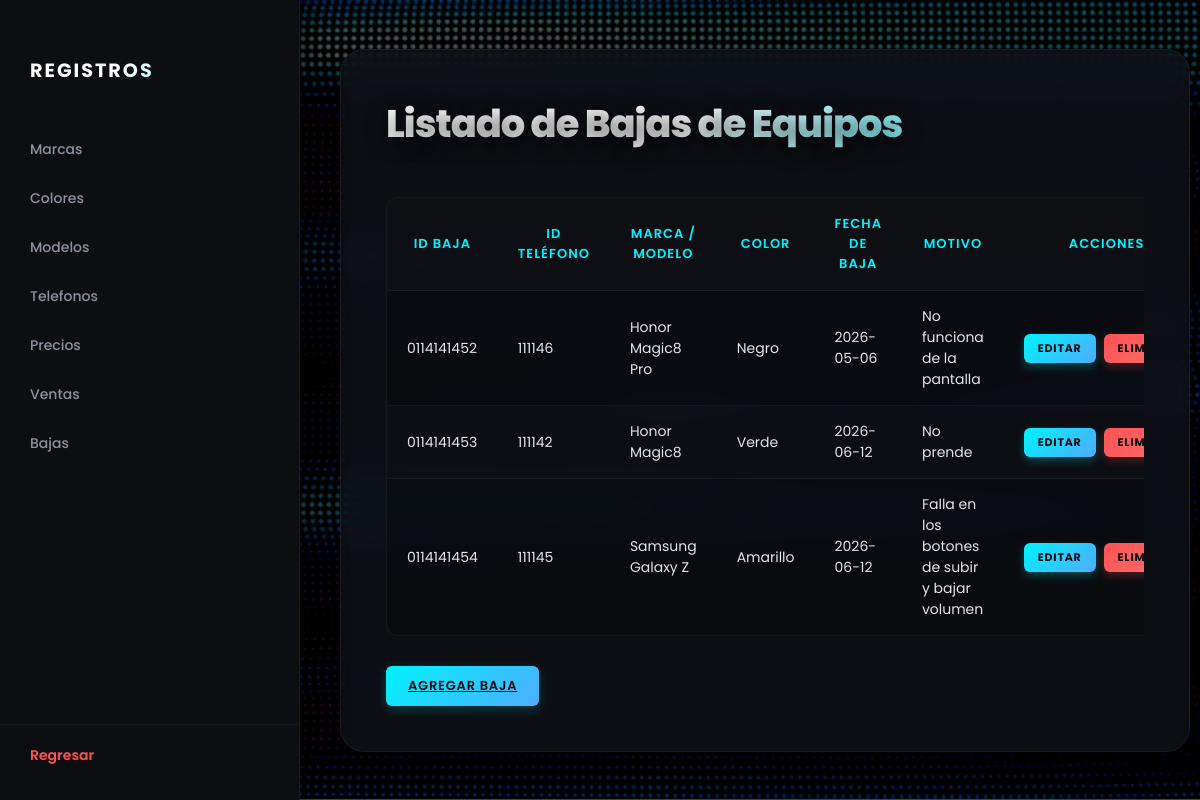
The page /tienda_telefonos/menu_mostrar.php?p=baja on the database its author committed.
### tables this page shows
CREATE TABLE IF NOT EXISTS `baja` (
  `id_baja` int(10) unsigned zerofill NOT NULL AUTO_INCREMENT,
  `id_telefono` int DEFAULT NULL,
  `fecha_baja` date DEFAULT NULL,
  `motivo` varchar(50) DEFAULT NULL,
  `id_color` int unsigned DEFAULT NULL,
  `activo` int DEFAULT '1',
  PRIMARY KEY (`id_baja`),
  KEY `FK_baja_telefono` (`id_telefono`),
  KEY `FK_baja_color` (`id_color`),
  CONSTRAINT `FK_baja_color` FOREIGN KEY (`id_color`) REFERENCES `color` (`id_color`) ON DELETE CASCADE ON UPDATE CASCADE,
  CONSTRAINT `FK_baja_telefono` FOREIGN KEY (`id_telefono`) REFERENCES `telefono` (`id_telefono`) ON DELETE CASCADE ON UPDATE CASCADE
);

CREATE TABLE IF NOT EXISTS `marca` (
  `id_marca` int(10) unsigned zerofill NOT NULL AUTO_INCREMENT,
  `nombre` varchar(50) DEFAULT NULL,
  `activo` int DEFAULT '1',
  PRIMARY KEY (`id_marca`)
);

CREATE TABLE IF NOT EXISTS `modelo` (
  `id_modelo` int NOT NULL AUTO_INCREMENT,
  `nombre` varchar(50) DEFAULT NULL,
  `id_marca` int(10) unsigned zerofill NOT NULL,
  `activo` int DEFAULT '1',
  PRIMARY KEY (`id_modelo`) USING BTREE,
  KEY `id_marca` (`id_marca`),
  CONSTRAINT `FK_modelo_marca` FOREIGN KEY (`id_marca`) REFERENCES `marca` (`id_marca`)
);

CREATE TABLE IF NOT EXISTS `color` (
  `id_color` int unsigned NOT NULL AUTO_INCREMENT,
  `nombre_color` varchar(50) DEFAULT NULL,
  `activo` int DEFAULT '1',
  PRIMARY KEY (`id_color`)
);

### tienda_telefonos/mostrar/mostrar_baja.php (the view, shortened to what this page needs)
<?php
$sql = "SELECT b.id_baja, b.id_telefono, m.nombre AS modelo, ma.nombre AS marca, c.nombre_color, b.fecha_baja, b.motivo
        FROM baja b
        INNER JOIN telefono t ON b.id_telefono = t.id_telefono
        INNER JOIN modelo m ON t.id_modelo = m.id_modelo
        INNER JOIN marca ma ON m.id_marca = ma.id_marca
        INNER JOIN color c ON t.id_color = c.id_color
        WHERE b.activo = 1";
$resultado = $conexion->query($sql);
?>
<div class="main-card-panel">
    <h1 class="titulo-seccion">Listado de Bajas de Equipos</h1>
    <div class="contenedor-tabla">
        <table class="tabla-estilizada">
            <thead>
                <tr>
                    <th>ID Baja</th>
                    <th>ID Teléfono</th>
                    <th>Marca / Modelo</th>
                    <th>Color</th>
                    <th>Fecha de Baja</th>
                    <th>Motivo</th>
                    <th>Acciones</th>
                </tr>
            </thead>
            <tbody>
                <?php if ($resultado && $resultado->num_rows > 0): ?>
                    <?php while($fila = $resultado->fetch_assoc()): ?>
                        <tr>
                            <td><?php echo $fila["id_baja"]; ?></td>
                            <td><?php echo $fila["id_telefono"]; ?></td>
                            <td><?php echo $fila["marca"] . " " . $fila["modelo"]; ?></td>
                            <td><?php echo $fila["nombre_color"]; ?></td>
                            <td><?php echo $fila["fecha_baja"]; ?></td>
                            <td><?php echo $fila["motivo"]; ?></td>
                            <td>
                                <div class="bloque-acciones-lista">
                                    <a href="editar/editar_baja.php?id=<?php echo $fila['id_baja']; ?>" class="btn-lista-premium btn-editar-neo">Editar</a>
                                    <a href="eliminar/eliminar_baja.php?id=<?php echo $fila['id_baja']; ?>"
                                       class="btn-lista-premium btn-eliminar-neo"
                                       onclick="return confirm('¿Estás seguro de eliminar este registro?');">Eliminar</a>
                                </div>
                            </td>
                        </tr>
                    <?php endwhile; ?>
                <?php else: ?>
                    <tr><td colspan="7" style="text-align:center; color:var(--texto-gris); padding:20px;">No hay registros de bajas registrados</td></tr>
                <?php endif; ?>
            </tbody>
        </table>
    </div>
    <div style="margin-top: 10px;">
        <a href="menu_registros.php?p=baja" class="btn-agregar opcion-menu">Agregar Baja</a>
    </div>
</div>

### tienda_telefonos/menu_mostrar.php (shortened to what this page needs)
<?php include("conexion.php"); ?>
<!DOCTYPE html>
<html lang="es">
<head>
    <link rel="stylesheet" href="style/estilo_mostrar.css">
</head>
<body>
    <nav class="sidebar">
        <h2>Registros</h2>
        <a href="menu_mostrar.php?p=marcas">Marcas</a>
        <a href="menu_mostrar.php?p=colores">Colores</a>
        <a href="menu_mostrar.php?p=modelos">Modelos</a>
        <a href="menu_mostrar.php?p=telefono">Telefonos</a>
        <a href="menu_mostrar.php?p=precio">Precios</a>
        <a href="menu_mostrar.php?p=venta">Ventas</a>
        <a href="menu_mostrar.php?p=baja">Bajas</a>
        <a href="index.php">Regresar</a>
    </nav>
    <main class="contenido-principal">
        <?php
        $pagina = isset($_GET['p']) ? $_GET['p'] : 'inicio';
        switch ($pagina) {
            case 'baja':
                include("mostrar/mostrar_baja.php");
                break;
                ?>
                <?php
        }
        ?>
    </main>
</body>
</html>

### rows shown on the page
baja: id_baja "0114141452", id_telefono "111146", marca.nombre "Honor", modelo.nombre "Magic8 Pro", color.nombre_color "Negro", fecha_baja "2026-05-06", motivo "No funciona de la pantalla"
baja: id_baja "0114141453", id_telefono "111142", marca.nombre "Honor", modelo.nombre "Magic8", color.nombre_color "Verde", fecha_baja "2026-06-12", motivo "No prende"
baja: id_baja "0114141454", id_telefono "111145", marca.nombre "Samsung", modelo.nombre "Galaxy Z", color.nombre_color "Amarillo", fecha_baja "2026-06-12", motivo "Falla en los botones de subir y bajar volumen"
